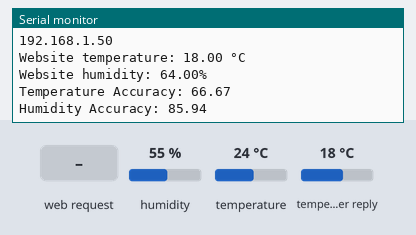
This sketch was run on a simulated ESP32. On the bench: the last lines printed to the serial monitor. The test bench sets the inputs (shaded band); at power-on: humidity 55 %, temperature 24 °C, temperature in the weather reply 18 °C. WiFi joins after 1.5 s; servers stay silent unless stated; web services answer with replies made up by the test bench.

Above: at 3.4 s.
3.5 s: HTTP request GET /temperature received
At 4.7 s:
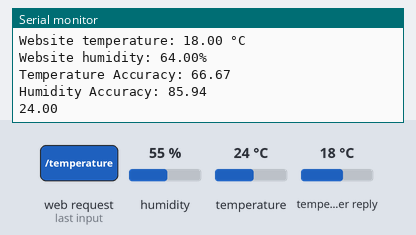
5.0 s: HTTP request GET /humidity received
At 6.1 s:
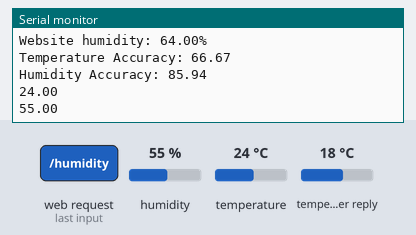

Measured:
- after the input at 3.5 s, the serial monitor: prints a new line at once (image 1)
- after the input at 5.0 s, the serial monitor: prints a new line at once (image 2)

The sketch:

sketch_may15c_copy_20240517114517.ino
```cpp
#include "WiFi.h"
#include "AsyncTCP.h"//tcp socket
#include "ESPAsyncWebServer.h" // http server
#include <Adafruit_Sensor.h>
#include <DHT.h>
#include <HTTPClient.h>
#include <ArduinoJson.h>

const char* wifiSSID = "Marvel";
const char* wifiPassword = "01005180055khaledQotb1";
String weatherServer = "api.openweathermap.org";
String city = "Cairo,eg";
String apiKey = "05659c21bdf4e171a05529c92c709588";

#define DHTPIN 26
#define DHTTYPE    DHT22
DHT dht(DHTPIN, DHTTYPE);

AsyncWebServer server(80);

String readDHTTemperature() {
  float temperature = dht.readTemperature();
  if (isnan(temperature)) {
    Serial.println("Failed to read from temperature sensor!");
    return "--";
  }
  else {
    Serial.println(temperature);
    return String(temperature);
  }
}

String readDHTHumidity() {
  float humidity = dht.readHumidity();
  if (isnan(humidity)) {
    Serial.println("Failed to read from humidity sensor!");
    return "--";
  }
  else {
    Serial.println(humidity);
    return String(humidity);
  }
}

float webTemperature = 0.0;
float webHumidity = 0.0;
float temperatureAccuracy = 0.0;
float humidityAccuracy = 0.0;

void fetchWeatherData() {
  if (WiFi.status() == WL_CONNECTED) {
    HTTPClient http;
    String url = "https://" + String(weatherServer) + "/data/2.5/weather?q=" + city + "&units=metric&appid=" + apiKey;

    http.begin(url);
    int httpCode = http.GET();
    if (httpCode > 0) {
      if (httpCode == HTTP_CODE_OK) {
        String payload = http.getString();
        DynamicJsonDocument doc(1024);
        deserializeJson(doc, payload);

        webTemperature = doc["main"]["temp"];
        webHumidity = doc["main"]["humidity"];

        float temperature = dht.readTemperature();
        float humidity = dht.readHumidity();

        temperatureAccuracy = (1 - abs(temperature - webTemperature) / webTemperature) * 100;
        humidityAccuracy = (1 - abs(humidity - webHumidity) / webHumidity) * 100;

        Serial.print("Website temperature: ");
        Serial.print(webTemperature);
        Serial.println(" °C");
        Serial.print("Website humidity: ");
        Serial.print(webHumidity);
        Serial.println("%");
        Serial.print("Temperature Accuracy: ");
        Serial.println(temperatureAccuracy);
        Serial.print("Humidity Accuracy: ");
        Serial.println(humidityAccuracy);
      }
    }
    http.end();
  }
}

const char index_html[] PROGMEM = R"rawliteral(
<!DOCTYPE HTML><html>
<head>
  <meta name="viewport" content="width=device-width, initial-scale=1">
  <link rel="stylesheet" href="https://use.fontawesome.com/releases/v5.7.2/css/all.css" integrity="sha384-fnmOCqbTlWIlj8LyTjo7mOUStjsKC4pOpQbqyi7RrhN7udi9RwhKkMHpvLbHG9Sr" crossorigin="anonymous">
  <style>
    html {
     font-family: Arial;
     display: inline-block;
     margin: 0px auto;
     text-align: center;
    }
    h2 { font-size: 3.0rem; }
    p { font-size: 3.0rem; }
    .units { font-size: 1.2rem; }
    .dht-labels{
      font-size: 1.5rem;
      vertical-align:middle;
      padding-bottom: 15px;
    }
  </style>
</head>
<body>
  <h2>ESP32 WEATHER </h2>
<div style="
  display:flex;
  justify-content:center;
">
<div>

  <p>
    <i class="fas fa-thermometer-half" style="color:#059e8a;"></i>
    <span class="dht-labels">Temperature</span>
    <span id="temperature">%TEMPERATURE%</span>
    <sup class="units">&deg;C</sup>
  </p>
  <p>
    <i class="fas fa-tint" style="color:#00add6;"></i>
    <span class="dht-labels">Humidity</span>
    <span id="humidity">%HUMIDITY%</span>
    <sup class="units">&percnt;</sup>
  </p></div>
  <div>
  <p>
    <i class="fas fa-thermometer-half" style="color:#059e8a;"></i>
    <span class="dht-labels">Google Temp</span>
    <span id="webTemperature">%WEBTEMPERATURE%</span>
    <sup class="units">&deg;C</sup>
  </p>
  <p>
    <i class="fas fa-tint" style="color:#00add6;"></i>
    <span class="dht-labels">Google Humidity</span>
    <span id="webHumidity">%WEBHUMIDITY%</span>
    <sup class="units">&percnt;</sup>
  </p>


</div>

</div>
 <p>
    <i class="fas fa-chart-line" style="color:#059e8a;"></i>
    <span class="dht-labels">TemperatureAccuracy</span>
    <span id="temperatureAccuracy">%TACCURACY%</span>
    <sup class="units">%</sup>
  </p>
   <p>
    <i class="fas fa-chart-line" style="color:#059e8a;"></i>
    <span class="dht-labels">HumidityAccuracy</span>
    <span id="humidityAccuracy">%HACCURACY%</span>
    <sup class="units">%</sup>
</p>
</body>
<script>
setInterval(function ( ) {
  var xhttp = new XMLHttpRequest();
  xhttp.onreadystatechange = function() {
    if (this.readyState == 4 && this.status == 200) {
      document.getElementById("temperature").innerHTML = this.responseText;
    }
  };
  xhttp.open("GET", "/temperature", true);
  xhttp.send();
}, 10000 ) ;

setInterval(function ( ) {
  var xhttp = new XMLHttpRequest();
  xhttp.onreadystatechange = function() {
    if (this.readyState == 4 && this.status == 200) {
      document.getElementById("humidity").innerHTML = this.responseText;
    }
  };
  xhttp.open("GET", "/humidity", true);
  xhttp.send();
}, 10000 ) ;

setInterval(function ( ) {
  var xhttp = new XMLHttpRequest();
  xhttp.onreadystatechange = function() {
    if (this.readyState == 4 && this.status == 200) {
      document.getElementById("temperatureAccuracy").innerHTML = this.responseText;
    }
  };
  xhttp.open("GET", "/temperatureAccuracy", true);
  xhttp.send();
}, 10000 ) ;

setInterval(function ( ) {
  var xhttp = new XMLHttpRequest();
  xhttp.onreadystatechange = function() {
    if (this.readyState == 4 && this.status == 200) {
      document.getElementById("humidityAccuracy").innerHTML = this.responseText;
    }
  };
  xhttp.open("GET", "/humidityAccuracy", true);
  xhttp.send();
}, 10000 ) ;
</script>
</html>
)rawliteral";

String processor(const String& var){
  if(var == "TEMPERATURE"){
    return readDHTTemperature();
  }
  else if(var == "HUMIDITY"){
    return readDHTHumidity();
  }
  else if(var == "WEBTEMPERATURE"){
    return String(webTemperature);
  }
  else if(var == "WEBHUMIDITY"){
    return String(webHumidity);
  }
  else if(var == "TACCURACY"){
    return String(temperatureAccuracy);
  }
  else if(var == "HACCURACY"){
    return String(humidityAccuracy);
  }
  return String();
}

void setup(){
  Serial.begin(115200);
  dht.begin();
  WiFi.begin(wifiSSID, wifiPassword);
  while (WiFi.status() != WL_CONNECTED) {
    delay(1000);
    Serial.println("Connecting to WiFi..");
  }
  Serial.println(WiFi.localIP());
  server.on("/", HTTP_GET, [](AsyncWebServerRequest *request){
    request->send_P(200, "text/html", index_html, processor); //http status code
  });
  server.on("/temperature", HTTP_GET, [](AsyncWebServerRequest *request){
    request->send_P(200, "text/plain", readDHTTemperature().c_str());
  });
  server.on("/humidity", HTTP_GET, [](AsyncWebServerRequest *request){
    request->send_P(200, "text/plain", readDHTHumidity().c_str());
  });
  server.on("/webTemperature", HTTP_GET, [](AsyncWebServerRequest *request){
    request->send_P(200, "text/plain", String(webTemperature).c_str());
  });
  server.on("/webHumidity", HTTP_GET, [](AsyncWebServerRequest *request){
    request->send_P(200, "text/plain", String(webHumidity).c_str());
  });
  server.on("/temperatureAccuracy", HTTP_GET, [](AsyncWebServerRequest *request){
    request->send_P(200, "text/plain", String(temperatureAccuracy).c_str());
  });
  server.on("/humidityAccuracy", HTTP_GET, [](AsyncWebServerRequest *request){
    request->send_P(200, "text/plain", String(humidityAccuracy).c_str());
  });
  server.begin();
  fetchWeatherData();
}

void loop(){
}
  
```
